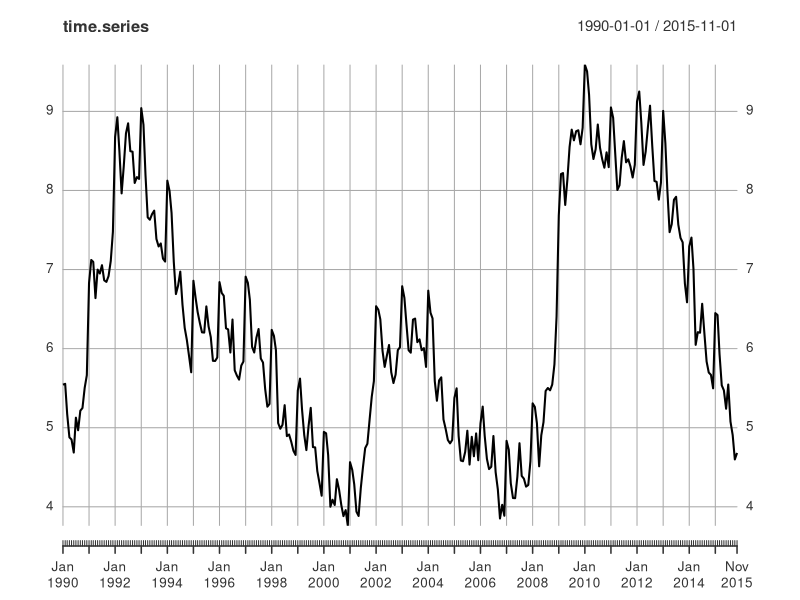
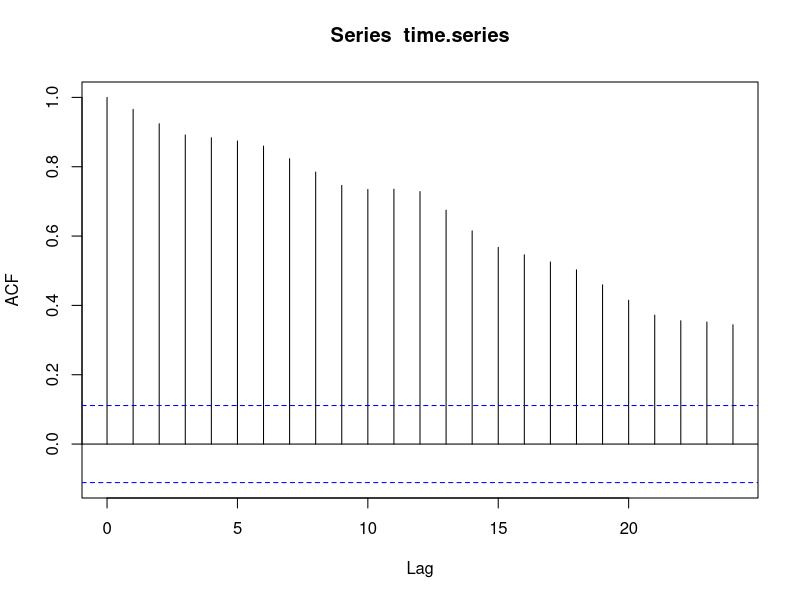
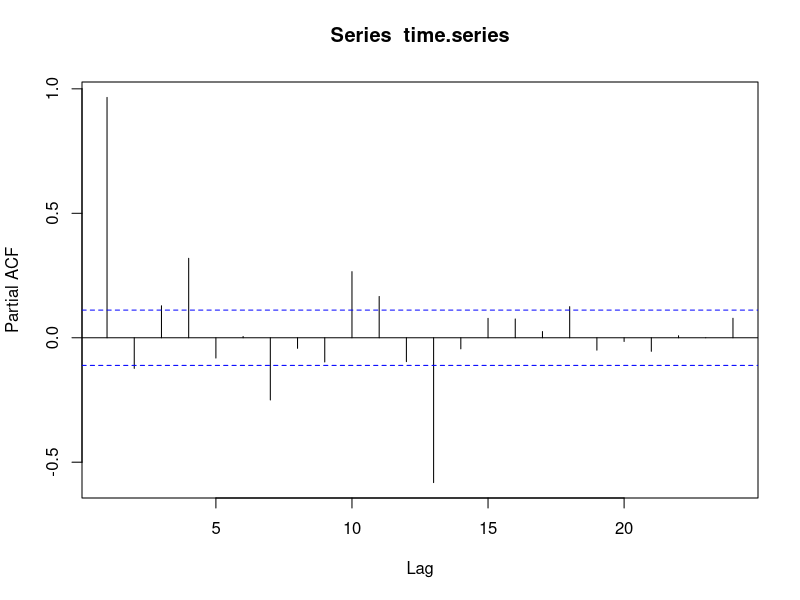
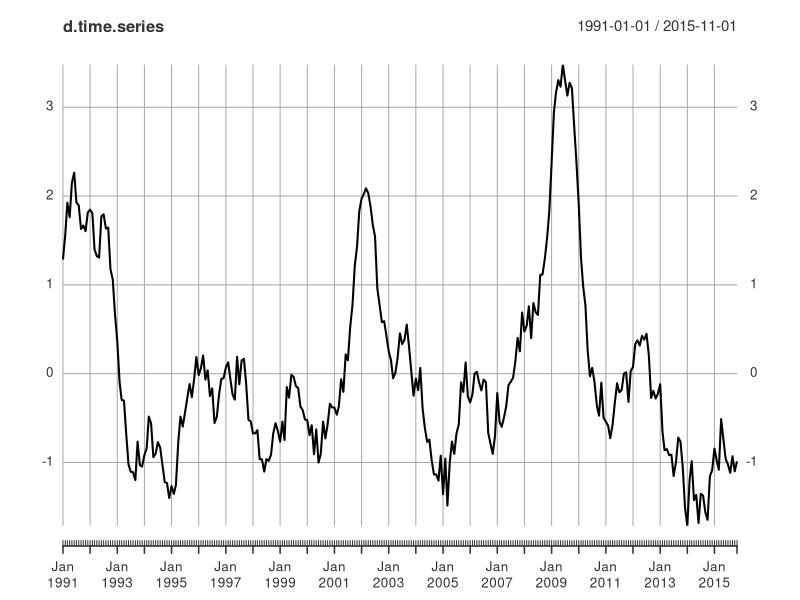
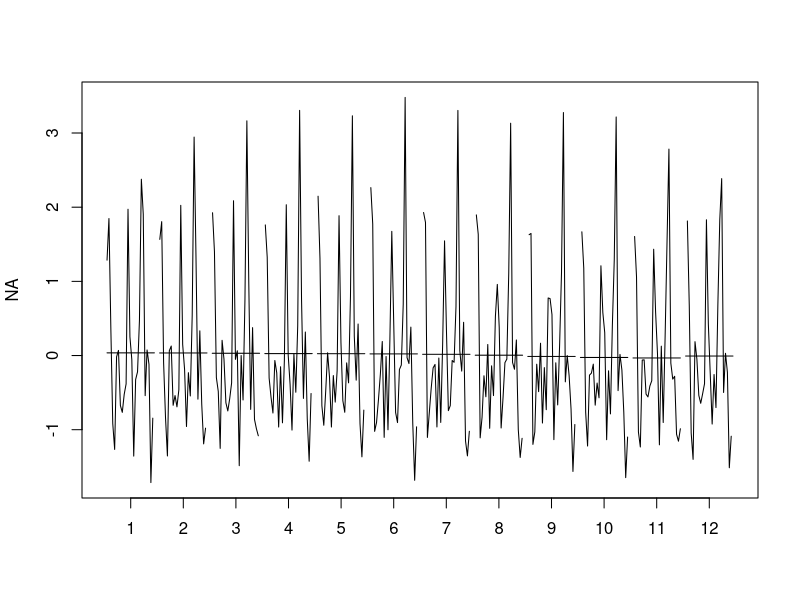

Write R code to recreate these figures, in order. (Note: this script raises an error after producing the figures.)
## ---- chunk 1
knitr::opts_chunk$set(echo = TRUE)
## ---- chunk 2

# Load libraries
library(xts)
library(tseries)
library(forecast)
library(ggplot2)

# Load data
data = read.csv('Lab4-series2.csv')

# Visualize a few records
head(data)

## ---- chunk 3
sequence <- seq.Date(from=as.Date("1990-1-1"), to=as.Date("2015-11-1"), by="month")
time.series <- xts(data$x, order.by = sequence)
colnames(time.series) = 'x'
## ---- chunk 4
plot(time.series)
## ---- chunk 5
acf(time.series)
## ---- chunk 6
pacf(time.series)
## ---- chunk 7
adf.test(time.series$x)
## ---- chunk 8
#Try Seasonal Differencing Here
d.time.series = diff(time.series$x, lag = 12)[13:311]
plot(d.time.series)
## ---- chunk 9
adf.test(d.time.series$x)
## ---- chunk 10
monthplot(d.time.series)

## ---- chunk 11
# Train data will be from 1990 to 2014
train.time.series = time.series["1990/2014"]
colnames(train.time.series) = 'x'

# We'll forecast the time series during 2015 to test our models
test.time.series = time.series["2015"]
colnames(test.time.series) = 'x'
## ---- chunk 12
results = data.frame(p=NA, q=NA, P=NA, Q=NA, AIC=NA, RMSE=NA, MAPE=NA)

for (P in 0:4) {
  for (Q in 0:4) {
    for (p in 0:4) {
      for (q in 0:4) {
        model <- Arima(train.time.series$x, order = c(p, 1, q), seasonal = list(order = c(P,1,Q), period = 12), method = 'ML')
        AIC <- model$aic
        model.summary <- as.data.frame(summary(model))
        RMSE <- model.summary$RMSE
        MAPE <- model.summary$MAPE
        
        result <- data.frame(p=p, q=q, P=P, Q=Q, AIC=AIC, RMSE=RMSE, MAPE=MAPE)
        results <- rbind(results, result)
          
      }
    }
  }
}
results <- results[2:nrow(results),]

## ---- chunk 13
results[results$AIC==min(results$AIC, na.rm=T),]
results[results$RMSE==min(results$RMSE, na.rm=T),]
results[results$MAPE==min(results$MAPE, na.rm=T),]
## ---- chunk 14
model <- Arima(train.time.series$x, order = c(2, 1, 1), seasonal = list(order = c(0, 1,1), period = 12), method = 'ML')
summary(model)
## ---- chunk 15
plot(model$residuals)
acf(model$residuals)
adf.test(model$residuals)
## ---- chunk 16
qqnorm(model$residuals)
qqline(model$residuals)
